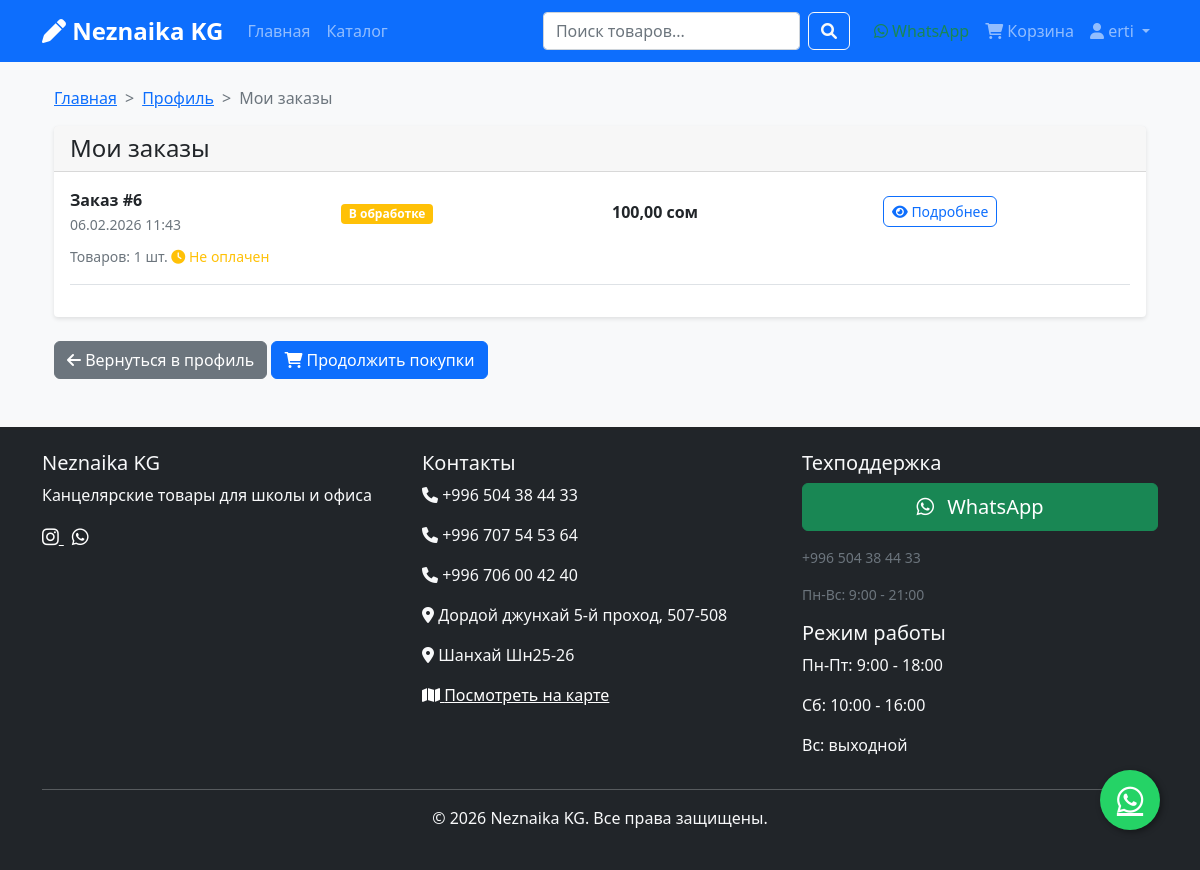
/accounts/profile/orders/ (signed in), run on the app's committed database.
### shop/models.py (models this page shows, shortened)
class Order(models.Model):
    STATUS_CHOICES = [
        ('pending', 'В обработке'),
        ('confirmed', 'Подтвержден'),
        ('shipped', 'Отправлен'),
        ('delivered', 'Доставлен'),
        ('cancelled', 'Отменен'),
    ]
    PAYMENT_CHOICES = [
        ('qr_code', 'QR-код (мБанк)'),
    ]
    user = models.ForeignKey(User, on_delete=models.CASCADE, verbose_name="Пользователь")
    first_name = models.CharField(max_length=50, verbose_name="Имя")
    last_name = models.CharField(max_length=50, verbose_name="Фамилия")
    email = models.EmailField(verbose_name="Email")
    phone = models.CharField(max_length=20, verbose_name="Телефон")
    address = models.TextField(verbose_name="Адрес доставки")
    postal_code = models.CharField(max_length=10, blank=True, verbose_name="Почтовый индекс")
    city = models.CharField(max_length=100, verbose_name="Город")
    created_at = models.DateTimeField(auto_now_add=True, verbose_name="Дата создания")
    updated_at = models.DateTimeField(auto_now=True, verbose_name="Дата обновления")
    status = models.CharField(max_length=20, choices=STATUS_CHOICES, default='pending', verbose_name="Статус")
    total_price = models.DecimalField(max_digits=10, decimal_places=2, verbose_name="Общая сумма")
    paid = models.BooleanField(default=False, verbose_name="Оплачен")
    payment_method = models.CharField(max_length=20, choices=PAYMENT_CHOICES, default='qr_code', verbose_name="Способ оплаты")
    qr_code = models.CharField(max_length=50, unique=True, blank=True, null=True, verbose_name="QR-код")
    qr_payment_data = models.TextField(blank=True, null=True, verbose_name="Данные для QR-оплаты")
    class Meta:
        verbose_name = "Заказ"
        verbose_name_plural = "Заказы"
        ordering = ['-created_at']

### accounts/views.py (the view)
# urls.py: path('profile/orders/', views.profile_orders, name='profile_orders'),
def profile_orders(request):
    print(f"Request method: {request.method}")
    print(f"User authenticated: {request.user.is_authenticated}")
    if request.user.is_authenticated:
        from shop.models import Order
        orders = Order.objects.filter(user=request.user).order_by('-created_at')
        return render(request, 'accounts/profile_orders.html', {'orders': orders})
    else:
        from django.contrib.auth.views import redirect_to_login
        from django.contrib.messages import messages
        messages.info(request, 'Пожалуйста, войдите в аккаунт для просмотра заказов')
        return redirect_to_login(request.get_full_path())

### shop/context_processors.py (called while the page is built)
def shop_settings(request):
    return {
        'settings': {
            'SHOP_NAME': getattr(settings, 'SHOP_NAME', 'Магазин'),
            'SHOP_PHONE_1': getattr(settings, 'SHOP_PHONE_1', ''),
            'SHOP_PHONE_2': getattr(settings, 'SHOP_PHONE_2', ''),
            'SHOP_PHONE_3': getattr(settings, 'SHOP_PHONE_3', ''),
            'SHOP_INSTAGRAM': getattr(settings, 'SHOP_INSTAGRAM', '#'),
            'SHOP_ADDRESS_1': getattr(settings, 'SHOP_ADDRESS_1', ''),
            'SHOP_ADDRESS_2': getattr(settings, 'SHOP_ADDRESS_2', ''),
            'SHOP_MAP_URL': getattr(settings, 'SHOP_MAP_URL', '#'),
        }
    }

### templates/accounts/profile_orders.html (shortened to what this page needs)
{% extends 'base.html' %}
{% load static %}
{% block content %}
<div class="container mt-4">
    <nav aria-label="breadcrumb">
        <ol class="breadcrumb">
            <li class="breadcrumb-item"><a href="{% url 'shop:home' %}">Главная</a></li>
            <li class="breadcrumb-item"><a href="{% url 'accounts:profile' %}">Профиль</a></li>
            <li class="breadcrumb-item active">Мои заказы</li>
        </ol>
    </nav>
    <div class="row">
        <div class="col-md-12">
            <div class="card">
                <div class="card-header">
                    <h4 class="mb-0">Мои заказы</h4>
                </div>
                <div class="card-body">
                    {% include 'shop/profile_orders_content.html' with orders=orders %}
                </div>
            </div>
        </div>
    </div>
    <div class="row mt-4 mb-4">
        <div class="col-md-12">
            <a href="{% url 'accounts:profile' %}" class="btn btn-secondary">
                <i class="fas fa-arrow-left"></i> Вернуться в профиль
            </a>
            <a href="{% url 'shop:product_list' %}" class="btn btn-primary">
                <i class="fas fa-shopping-cart"></i> Продолжить покупки
            </a>
        </div>
    </div>
</div>
{% endblock %}

### templates/base.html (shortened to what this page needs)
<!DOCTYPE html>
<html lang="ru">
<head>
    <link href="https://cdn.jsdelivr.net/npm/bootstrap@5.1.3/dist/css/bootstrap.min.css" rel="stylesheet">
    <link href="https://cdnjs.cloudflare.com/ajax/libs/font-awesome/6.0.0/css/all.min.css" rel="stylesheet">
    {% load static %}
    <link href="{% static 'css/style.css' %}" rel="stylesheet">
</head>
<body>
    <nav class="navbar navbar-expand-lg navbar-dark bg-primary">
        <div class="container">
            <a class="navbar-brand" href="{% url 'shop:home' %}">
                <i class="fas fa-pen"></i> {{ settings.SHOP_NAME }}
            </a>
            <div class="collapse navbar-collapse" id="navbarNav">
                <ul class="navbar-nav me-auto">
                    <li class="nav-item">
                        <a class="nav-link" href="{% url 'shop:home' %}">Главная</a>
                    </li>
                    <li class="nav-item">
                        <a class="nav-link" href="{% url 'shop:product_list' %}">Каталог</a>
                    </li>
                </ul>
                <form class="d-flex me-3" action="{% url 'shop:search' %}" method="get">
                    <input class="form-control me-2" type="search" name="q" placeholder="Поиск товаров..." aria-label="Search">
                    <button class="btn btn-outline-light" type="submit">
                        <i class="fas fa-search"></i>
                    </button>
                </form>
                <ul class="navbar-nav">
                    <li class="nav-item">
                        <a class="nav-link text-success" href="https://wa.me/996504384433" target="_blank">
                            <i class="fab fa-whatsapp"></i> WhatsApp
                        </a>
                    </li>
                    {% if user.is_authenticated %}
                        <li class="nav-item">
                            <a class="nav-link" href="{% url 'shop:cart_detail' %}">
                                <i class="fas fa-shopping-cart"></i>
                                Корзина
                            </a>
                        </li>
                        <li class="nav-item dropdown">
                            <a class="nav-link dropdown-toggle" href="#" id="navbarDropdown" role="button" data-bs-toggle="dropdown">
                                <i class="fas fa-user"></i> {{ user.username }}
                            </a>
                        </li>
                    {% endif %}
                </ul>
            </div>
        </div>
    </nav>
    <main class="container mt-4">
        {% block content %}{% endblock %}
    </main>
    <footer class="bg-dark text-light mt-5 py-4">
        <div class="container">
            <div class="row">
                <div class="col-md-4">
                    <h5>{{ settings.SHOP_NAME }}</h5>
                    <p>Канцелярские товары для школы и офиса</p>
                    <div class="social-links">
                        <a href="{{ settings.SHOP_INSTAGRAM }}" class="text-white me-2" target="_blank">
                            <i class="fab fa-instagram"></i>
                        </a>
                        <a href="https://wa.me/996504384433" class="text-white me-2" target="_blank">
                            <i class="fab fa-whatsapp"></i>
                        </a>
                    </div>
                </div>
                <div class="col-md-4">
                    <h5>Контакты</h5>
                    <p><i class="fas fa-phone"></i> {{ settings.SHOP_PHONE_1 }}</p>
                    <p><i class="fas fa-phone"></i> {{ settings.SHOP_PHONE_2 }}</p>
                    <p><i class="fas fa-phone"></i> {{ settings.SHOP_PHONE_3 }}</p>
                    <p><i class="fas fa-map-marker-alt"></i> {{ settings.SHOP_ADDRESS_1 }}</p>
                    <p><i class="fas fa-map-marker-alt"></i> {{ settings.SHOP_ADDRESS_2 }}</p>
                    <p><a href="{{ settings.SHOP_MAP_URL }}" class="text-white" target="_blank">
                        <i class="fas fa-map"></i> Посмотреть на карте
                    </a></p>
                </div>
                <div class="col-md-4">
                    <h5>Техподдержка</h5>
                    <div class="mb-3">
                        <a href="https://wa.me/996504384433" class="btn btn-success btn-lg w-100" target="_blank">
                            <i class="fab fa-whatsapp me-2"></i> WhatsApp
                        </a>
                    </div>
                    <p class="small text-muted">{{ settings.SHOP_PHONE_1 }}</p>
                    <p class="small text-muted">Пн-Вс: 9:00 - 21:00</p>
                    <h5>Режим работы</h5>
                    <p>Пн-Пт: 9:00 - 18:00</p>
                    <p>Сб: 10:00 - 16:00</p>
                    <p>Вс: выходной</p>
                </div>
            </div>
            <hr>
            <div class="text-center">
                <p>&copy; 2026 {{ settings.SHOP_NAME }}. Все права защищены.</p>
            </div>
        </div>
    </footer>
    <a href="https://wa.me/996504384433" class="whatsapp-float" target="_blank">
        <i class="fab fa-whatsapp"></i>
    </a>
</body>
</html>

### templates/shop/profile_orders_content.html (shortened to what this page needs)
{% if orders %}
    {% for order in orders %}
    <div class="border-bottom pb-3 mb-3" data-order-id="{{ order.id }}">
        <div class="row align-items-center">
            <div class="col-md-3">
                <strong>Заказ #{{ order.id }}</strong><br>
                <small class="text-muted">{{ order.created_at|date:"d.m.Y H:i" }}</small>
            </div>
            <div class="col-md-3">
                <span class="badge order-status
                {% if order.status == 'delivered' %}bg-success
                {% elif order.status == 'pending' %}bg-warning
                {% elif order.status == 'confirmed' %}bg-info
                {% elif order.status == 'cancelled' %}bg-danger
                {% else %}bg-secondary{% endif %}">{{ order.get_status_display }}</span>
            </div>
            <div class="col-md-3">
                <strong>{{ order.total_price }} сом</strong>
            </div>
            <div class="col-md-3">
                <a href="{% url 'shop:order_detail' order.pk %}" class="btn btn-outline-primary btn-sm">
                    <i class="fas fa-eye"></i> Подробнее
                </a>
            </div>
        </div>
        <div class="mt-2">
            <small class="text-muted">
                Товаров: {{ order.items.count }} шт.
                <span class="payment-status">
                </span>
            </small>
        </div>
    </div>
    {% endfor %}
{% endif %}

### static/css/style.css (style rules this page uses)
body { font-family: 'Segoe UI', Tahoma, Geneva, Verdana, sans-serif; background-color: #f8f9fa; }
.navbar-brand { font-weight: bold; font-size: 1.5rem; }
.card { transition: transform 0.2s, box-shadow 0.2s; border: none; box-shadow: 0 2px 4px rgba(0,0,0,0.1); }
.btn { border-radius: 6px; transition: all 0.2s; }
footer { margin-top: auto; }
.badge { font-size: 0.75rem; }
.breadcrumb { background-color: transparent; padding: 0; margin-bottom: 1rem; }
.breadcrumb-item + .breadcrumb-item::before { content: ">"; color: #6c757d; }
.social-links a { font-size: 1.2rem; transition: color 0.2s; }
* { transition: color 0.2s, background-color 0.2s, border-color 0.2s; }

### templates/base.html (style rules this page uses)
.whatsapp-float { position: fixed; width: 60px; height: 60px; bottom: 40px; right: 40px; background-color: #25d366; color: #FFF; border-radius: 50px; text-align: center; font-size: 30px; box-shadow: 2px 2px 6px rgba(0,0,0,0.4); z-index: 1000; display: flex; align-items: center; justify-content: center; transition: all 0.3s ease; }

### data on the page
Order: id "6", created_at "06.02.2026 11:43", total_price "100,00", items.count "1"

### other printed values
{{ settings.SHOP_NAME }} "Neznaika KG"
{{ user.username }} "erti"
{{ settings.SHOP_PHONE_1 }} "+996 504 38 44 33"
{{ settings.SHOP_PHONE_2 }} "+996 707 54 53 64"
{{ settings.SHOP_PHONE_3 }} "+996 706 00 42 40"
{{ settings.SHOP_ADDRESS_1 }} "Дордой джунхай 5-й проход, 507-508"
{{ settings.SHOP_ADDRESS_2 }} "Шанхай Шн25-26"
